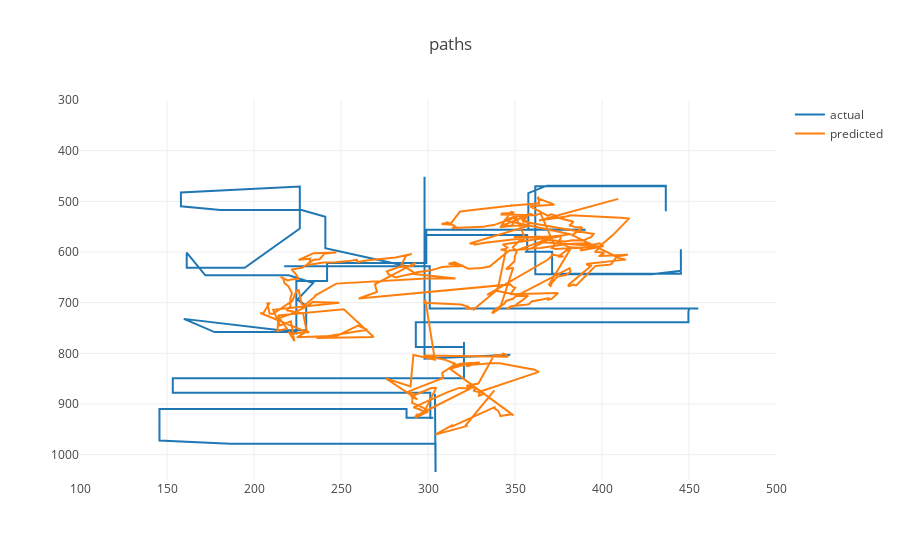

The code cell stored with this chart in its notebook:
### Code cell
def plot_path(actual, predicted, start, n):
    stop = start + n
    py.iplot({
        "data": [
            go.Scatter(x=actual[start:stop,0], y=actual[start:stop,1], name='actual'),
            go.Scatter(x=predicted[start:stop,0], y=predicted[start:stop,1], name='predicted')
        ],
        "layout": go.Layout(
            title='paths',
            xaxis=dict(
                range=[100, 500]
            ),
            yaxis=dict(
                range=[1050, 300]
            )
        )
    })
    
plot_path(positions_test, kalman_pos, 0, 700)

### Figure 1 — Plotly figure (JSON) as saved in the notebook; plotly's stock layout.template omitted (floating-point values rounded to 4 significant figures; data arrays with more than 128 entries replaced by an {"elided": "..."} marker saying what was removed)
{"data": [{"name": "actual", "type": "scatter", "x": {"elided": "458 float values"}, "y": {"elided": "458 float values"}}, {"name": "predicted", "type": "scatter", "x": {"elided": "458 float values"}, "y": {"elided": "458 float values"}}], "layout": {"title": "paths", "xaxis": {"range": [100, 500]}, "yaxis": {"range": [1050, 300]}}}
